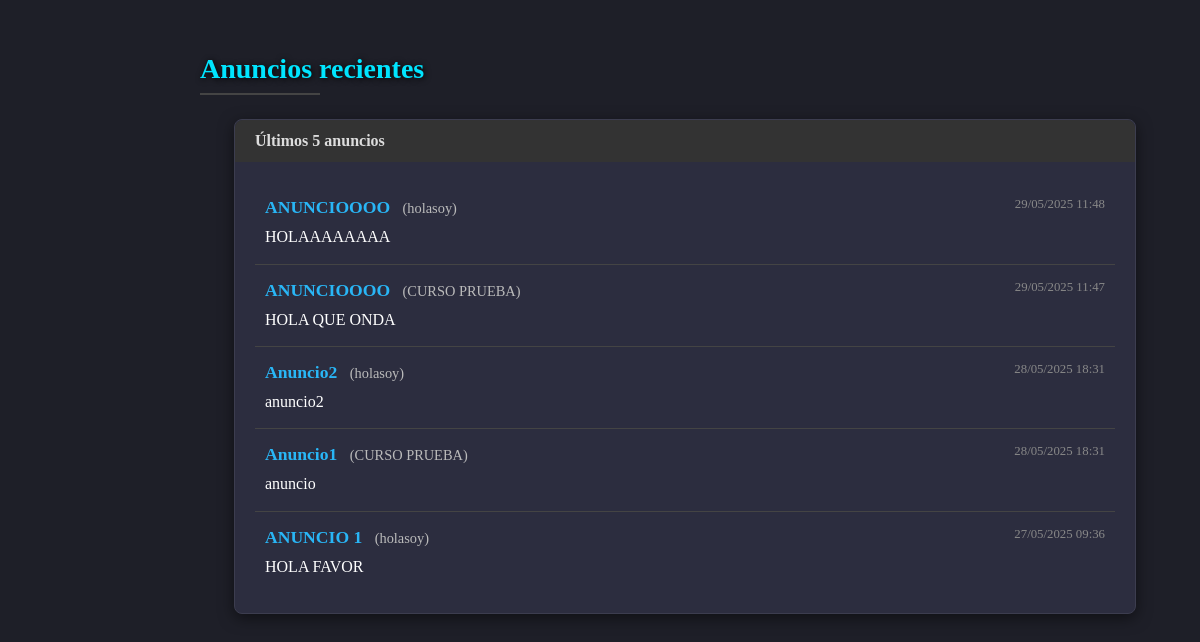
The app's page /views/contents/anuncios-view.php (signed in) with its own data.
### tables this page shows
CREATE TABLE `anuncio` (
  `id` int(11) NOT NULL,
  `CursoId` int(11) NOT NULL,
  `Titulo` varchar(255) NOT NULL,
  `Contenido` text NOT NULL,
  `Fecha` datetime NOT NULL DEFAULT current_timestamp()
);

CREATE TABLE `curso` (
  `id` int(11) NOT NULL,
  `Nombre` varchar(255) NOT NULL,
  `Descripcion` text NOT NULL,
  `DocenteCodigo` varchar(70) NOT NULL
);

### controllers/anuncioController.php (called while the page is built, shortened)
<?php
class anuncioController {
    private $pdo;
    public function __construct(){
        $this->pdo = new PDO(
            'mysql:host=127.0.0.1;dbname=plataformavirtual;charset=utf8',
            'root','',
            [PDO::ATTR_ERRMODE=>PDO::ERRMODE_EXCEPTION]
        );
    }
    public function list_recent_by_user_controller(string $userKey, string $userType, int $limit = 10): array {
        $limit = max(1, intval($limit));
        if ($userType === 'Estudiante') {
            $sql = "
              SELECT a.Titulo,
                     a.Contenido,
                     a.Fecha,
                     c.Nombre AS Curso
                FROM anuncio a
                JOIN curso c
                  ON a.CursoId = c.id
                JOIN curso_estudiante ce
                  ON ce.CursoId = c.id
                 AND ce.EstudianteCodigo = ?
               ORDER BY a.Fecha DESC
               LIMIT $limit
            ";
            $stmt = $this->pdo->prepare($sql);
            $stmt->execute([$userKey]);
        } else {
            $sql = "
              SELECT a.Titulo,
                     a.Contenido,
                     a.Fecha,
                     c.Nombre AS Curso
                FROM anuncio a
                JOIN curso c
                  ON a.CursoId = c.id
               WHERE c.DocenteCodigo = ?
               ORDER BY a.Fecha DESC
               LIMIT $limit
            ";
            $stmt = $this->pdo->prepare($sql);
            $stmt->execute([$userKey]);
        }
        return $stmt->fetchAll(PDO::FETCH_ASSOC);
    }
}

### views/contents/anuncios-view.php (the view, shortened to what this page needs)
<?php
require_once __DIR__ . '/../../controllers/anuncioController.php';
$ac       = new anuncioController();
$userKey  = $_SESSION['userKey'];
$userType = $_SESSION['userType'];
$recent = $ac->list_recent_by_user_controller($userKey, $userType, 10);
?>
<section class="dashboard-contentPage">
  <div class="container-fluid">
    <div class="page-header">
      <h1><i class="zmdi zmdi-notifications-active"></i> Anuncios recientes</h1>
      <hr>
    </div>
  </div>
  <div class="container-fluid">
    <div class="panel">
      <div class="panel-heading">
        Últimos <?php echo count($recent); ?> anuncios
      </div>
      <div class="panel-body">
        <?php if (empty($recent)): ?>
          <p class="empty">No hay anuncios recientes para mostrar.</p>
        <?php else: ?>
          <ul class="anuncios-list">
            <?php foreach($recent as $a): ?>
              <li>
                <span class="anuncio-titulo">
                  <?php echo htmlspecialchars($a['Titulo']); ?>
                </span>
                <span class="anuncio-curso">
                  (<?php echo htmlspecialchars($a['Curso']); ?>)
                </span>
                <span class="anuncio-fecha">
                  <?php echo date('d/m/Y H:i', strtotime($a['Fecha'])); ?>
                </span>
                <div class="anuncio-contenido">
                  <?php echo nl2br(htmlspecialchars($a['Contenido'])); ?>
                </div>
              </li>
            <?php endforeach; ?>
          </ul>
        <?php endif; ?>
      </div>
    </div>
  </div>
</section>

### views/contents/anuncios-view.php (style rules this page uses)
.dashboard-contentPage { margin-left: 170px; padding: 30px; min-height: 100vh; background: #1e1f28; }
.page-header h1 { color: #00e5ff; font-size: 28px; text-shadow: 1px 1px 6px #000; margin-bottom: 0.5rem; }
.page-header hr { width: 120px; border: none; border-top: 2px solid #444; margin: 0.5rem 0 1.5rem 0; }
.panel { background: #2c2d3f; border: 1px solid #3c3d4f; border-radius: 8px; max-width: 900px; margin: 0 auto 2rem; box-shadow: 0 4px 15px rgba(0,0,0,0.5); }
.panel-heading { background: #333; color: #ddd; padding: 12px 20px; font-weight: bold; border-radius: 8px 8px 0 0; }
.panel-body { padding: 20px; }
.anuncios-list { list-style: none; margin: 0; padding: 0; }
.anuncios-list li { padding: 15px 10px; border-bottom: 1px solid #444; }
.anuncios-list li:last-child { border-bottom: none; }
.anuncio-titulo { font-weight: bold; color: #29b6f6; font-size: 1.1rem; }
.anuncio-curso { font-size: 0.9rem; color: #bbb; margin-left: 8px; }
.anuncio-fecha { float: right; font-size: 0.8rem; color: #888; }
.anuncio-contenido { clear: both; margin-top: 8px; line-height: 1.4; }

### records on screen
anuncio: Titulo "ANUNCIOOOO", CursoId.Nombre "holasoy", Fecha "29/05/2025 11:48", Contenido "HOLAAAAAAAA"
anuncio: Titulo "ANUNCIOOOO", CursoId.Nombre "CURSO PRUEBA", Fecha "29/05/2025 11:47", Contenido "HOLA QUE ONDA"
anuncio: Titulo "Anuncio2", CursoId.Nombre "holasoy", Fecha "28/05/2025 18:31", Contenido "anuncio2"
anuncio: Titulo "Anuncio1", CursoId.Nombre "CURSO PRUEBA", Fecha "28/05/2025 18:31", Contenido "anuncio"
anuncio: Titulo "ANUNCIO 1", CursoId.Nombre "holasoy", Fecha "27/05/2025 09:36", Contenido "HOLA FAVOR"

### other values on screen
count($recent) "5"
